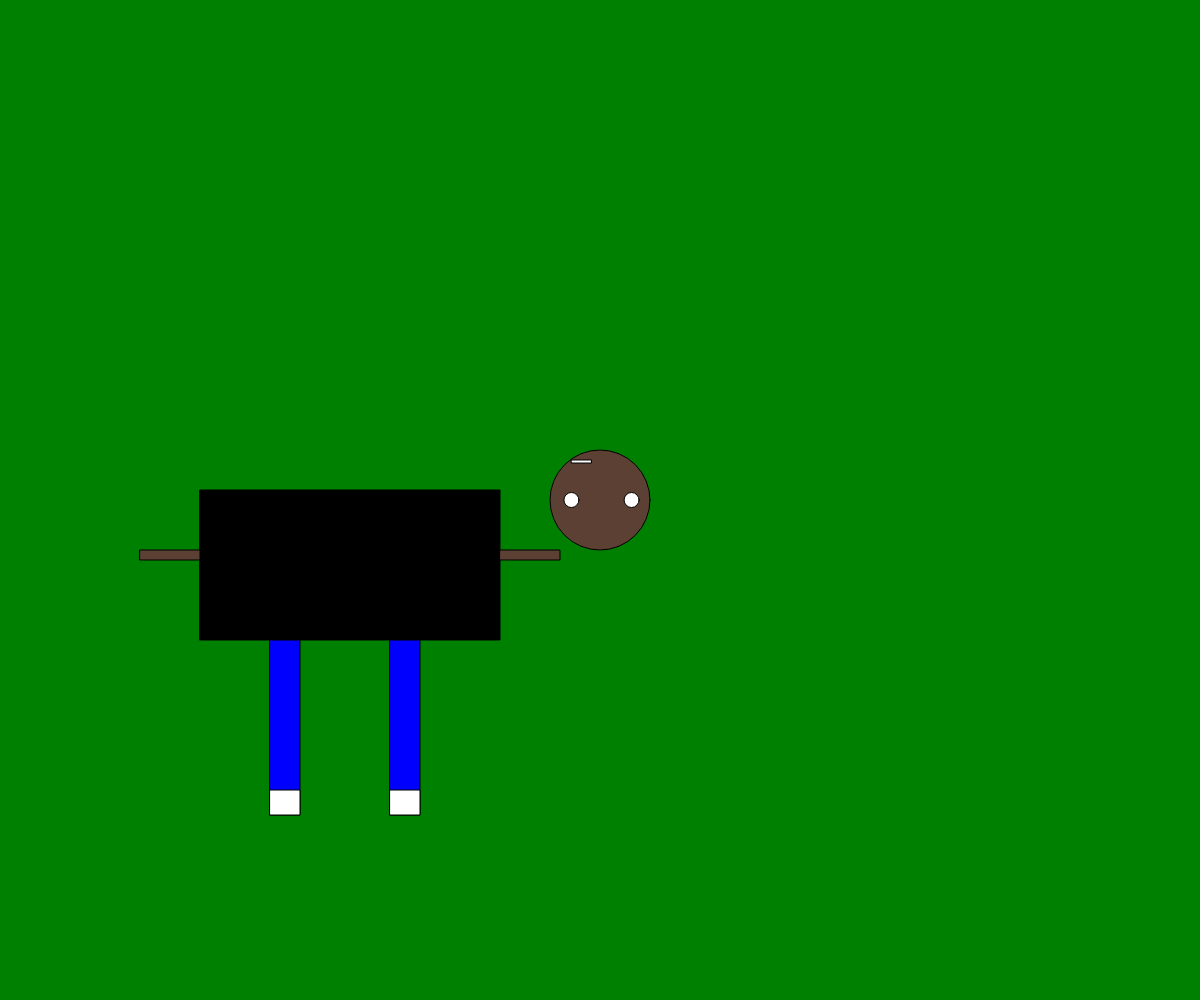
Frame 1 (no input)
Frame 60 (no input): identical to frame 1, image omitted
Frame 120 (the mouse pressed at the canvas centre since frame 60): identical to frame 1, image omitted

The p5.js sketch that drew this single still picture (run headless with seeded random() and noise() and a simulated clock; from frame 60 on, the mouse is pressed at the canvas centre):

// p5.js sketch
// ── sketch.js
// A1 Character
// Kenji Obena
// 29 Feb 2024
//
// Extra for Experts:
// - describe what you did to take this project "above and beyond"


function setup() {
  createCanvas(windowWidth, windowHeight);
  angleMode(DEGREES)
}

function draw() {
  background("green");
  translate(window/2, height/2);
    fill(92, 64, 51)
  circle(width/2, height/2, 100);
    fill(0)
  rect(200,490,300,150); //torso
    fill(0,0,255);
  rect(270,640,30,175); //left leg
   fill(0, 0, 255);
  rect(390,640,30,175); //right leg
    fill(92, 64, 51);
  rect(500,550,60,10); //right arm
    fill(92, 64, 51);
  rect(140,550,60,10); //left arm
    
    fill(255);
  circle(width/2.1, height/2, 15); //right eye
  circle(width/1.9, height/2, 15); //left eye
  rect(width/2.1,460 ,20,3)

  rect(270,790,30,25)
  rect(390,790,30,25)
}
